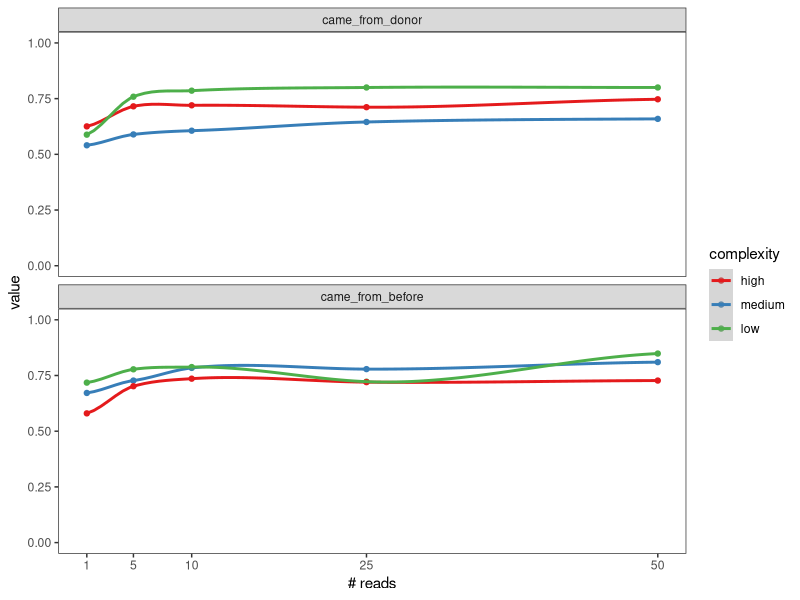

The R script that drew this image:
###################################################################################
# This R code designed to made Figure 2C "The results of the second step of the   #
# RECAST algorithm testing using the simulation datasets (species)" of            #
# Olekhnovich et al. (2020) manuscript                                            #
#                                                                                 #                     
# "Separation of donor and recipient microbial diversity                          #
# allow to determine taxonomic and functional features of                         #
# microbiota restructuring following fecal transplantation"                       #
#                                                                                 #
## E I. Olekhnovich, January 14, 2021                                             #
#                                                                                 #
###################################################################################

# Set work directory 
workdir <- "/home/acari/github/RECAST_project/"
setwd(workdir)

# Set libraries
library(ggplot2)
library(Metrics)
library(stringr)
library(reshape2)

# Make the function for calculate main classification quality metrics
metrics_calc <- function(df){
    y <- as.numeric(unlist(df.sbs["class"]))
    predictions <- as.numeric(unlist(df.sbs["scored.class"]))
    precision <- precision(predictions, y)
    recall <- recall(predictions, y)
    F1 <- (2 * precision * recall) / (precision + recall)
    DF <- data.frame(F1, precision, recall)
    return(DF)
}

# Import data
df.idxstats.all <- read.csv("DATA/simulation_strains.txt", sep = "\t")

# Processing data
df.idxstats.all$coverage[is.na(df.idxstats.all$coverage)] <- 0
df.idxstats.all$mapped[is.na(df.idxstats.all$mapped)] <- 0
df.idxstats.all$coverage[df.idxstats.all$coverage > 0] <- 1
df.idxstats.all$mapped[df.idxstats.all$mapped > 0] <- 1

colnames(df.idxstats.all)[c(4,5)] <- c('scored.class', 'class')
df.idxstats.all$sample <- as.character(df.idxstats.all$sample)

df.f1.from_donor <- NULL
for (i in unique(df.idxstats.all$sample)){
    
    for (k in unique(df.idxstats.all$group)){
        
        df.sbs <- df.idxstats.all[df.idxstats.all$sample == i & df.idxstats.all$group == k,]
        df.sbs <- metrics_calc(df.sbs)
        df.sbs$sample <- i
        df.sbs$group <- k
        df.f1.from_donor <- rbind(df.sbs, df.f1.from_donor)    
    }
}

df.f1.from_donor$nreads <- as.numeric(gsub("high_|medium_|low_|M", "", df.f1.from_donor$sample))
df.f1.from_donor$complexity <- sapply(str_split(df.f1.from_donor$sample, "_"), function(x) x[1])
df.f1.from_donor <- melt(df.f1.from_donor, id.vars = c("sample", "nreads", "group", "complexity"))
colnames(df.f1.from_donor)[5] <- "metrics"
df.f1.from_donor$complexity <- factor(df.f1.from_donor$complexity, levels = c("high", "medium", "low"))

df.f1.from_donor.sbs <- df.f1.from_donor[df.f1.from_donor$metrics == "F1",]
df.f1.from_donor.sbs <- df.f1.from_donor.sbs[df.f1.from_donor.sbs$group != "came_from_both",]
df.f1.from_donor.sbs <- df.f1.from_donor.sbs[df.f1.from_donor.sbs$group != "came_itself",]

df.f1.from_donor.sbs$group <- factor(df.f1.from_donor.sbs$group, levels = c("came_from_donor", "came_from_before"))

# Make the strains classification quality plot
from_donor.metrics <- ggplot(df.f1.from_donor.sbs, aes(nreads, value, col = complexity))+
    geom_point()+
    facet_wrap(~group, ncol = 1)+
    stat_smooth()+
    ylim(c(0,1))+
    theme_bw()+
    theme(panel.grid.major = element_blank(), panel.grid.minor = element_blank())+
    scale_x_continuous(breaks = c(1,5,10,25,50))+
    # ggtitle("From donor")+
    xlab("# reads")+
    scale_color_brewer(palette = "Set1")

# Save plot
svg(filename="FIGURES/f1_score_strains.svg", width=4.0, height=5.0)
from_donor.metrics
dev.off()
